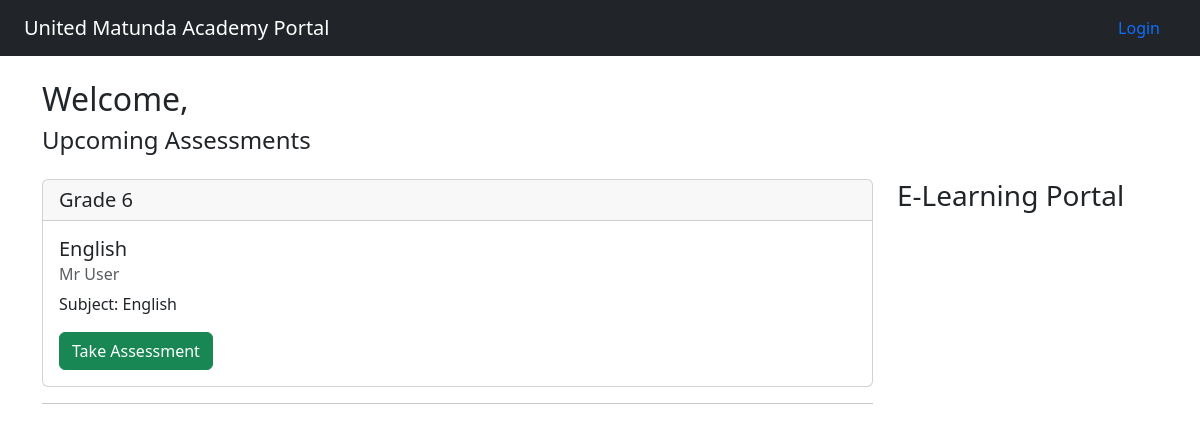
The page /assessment/ on the database as committed earlier.
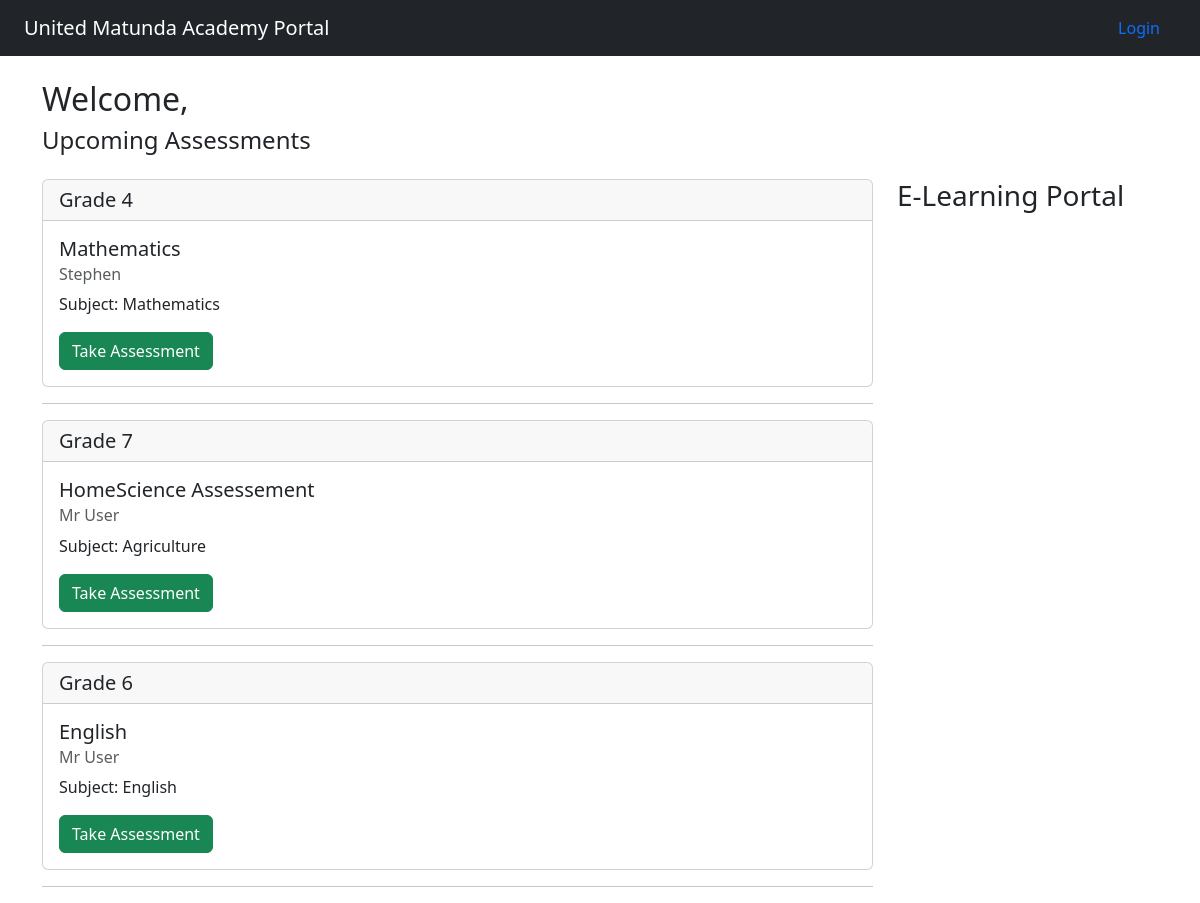
The same page on the database as committed later.
### Assessments/models.py (models this page shows, shortened)
class Assessment(models.Model):
    title = models.CharField(max_length=255)
    user = models.ForeignKey(User,  on_delete=models.CASCADE, blank=True, null=True)
    grade = models.ForeignKey(Grade, related_name='grade_assessments', on_delete=models.CASCADE)
    subject = models.ForeignKey(Subject, on_delete=models.CASCADE)
    teacher = models.CharField(max_length=250)
    scheduled_date = models.DateTimeField()
    duration_minutes = models.PositiveIntegerField()
    created = models.DateTimeField(auto_now_add=True)
    description = models.TextField(blank=True, null=True)
    is_published = models.BooleanField(default=False)
    done = models.BooleanField(default=False)
    class Meta:
        ordering = ('-created',)

### Subjects/models.py (models this page shows, shortened)
class Grade(models.Model):
    name = models.CharField(max_length=250)
    def __str__(self):
        return f"{self.name}"

class Subject(models.Model):
    name = models.CharField(max_length=250)

### Assessments/views.py (the view)
# urls.py: path('', views.Home, name='assessment_home'),
def Home(request):
    assessments = Assessment.objects.filter(is_published=True)
    return render(request, 'assessment_home_page.html', {'assessments': assessments})

### Assessments/templates/assessment_home_page.html (shortened to what this page needs)
{% extends 'base.html' %}
{% block content %}
<h2>Welcome, {{ user.get_full_name }}</h2>
<h4>Upcoming Assessments</h4>
<div class="row mt-4">
    <div class="col-md-9">
        <ul class="list-group">
            {% for a in assessments %}
                <div class="card">
                  <h5 class="card-header">{{ a.grade }}</h5>
                  <div class="card-body">
                    <h5 class="card-title">{{ a.title }}</h5>
                      <h6 class="card-subtitle mb-2 text-muted">{{ a.teacher }}</h6>
                    <p class="card-text">Subject: {{ a.subject.name }}</p>
                    <a href="{% url 'take_assessment' a.id %}" class="btn btn-success">Take Assessment</a>
                  </div>
                </div>
                <hr>
            {% empty %}
                <li class="list-group-item">No upcoming assessments.</li>
            {% endfor %}
        </ul>
    </div>
    <div class="col-md-3">
        <h3>E-Learning Portal</h3>
    </div>
</div>
{% endblock %}

### Assessments/templates/base.html (shortened to what this page needs)
<!DOCTYPE html>
<html lang="en">
<head>
    <link rel="stylesheet" href="https://cdn.jsdelivr.net/npm/bootstrap@5.3.0/dist/css/bootstrap.min.css">
</head>
<body>
    <nav class="navbar navbar-dark bg-dark px-4">
        <a class="navbar-brand text-white" href="{% url 'home_page'%}">United Matunda Academy Portal</a>
        <ul class="nav justify-content-end">
            {% if user.is_authenticated %}
                <li>
                    <a class="nav-link" href="{% url 'dashboard' %}">Exam Dashboard</a>
                </li>
                <li>
                    <a class="nav-link" href="{% url 'elearning_home' %}">Manage Elearning</a>
                </li>
                <li class="nav-item">
                    <a class="nav-link active" aria-current="page" href="#"><span>Hello, {{ user.username }}</span></a>
                </li>
                <li class="nav-item">
                    <a class="nav-link" href="{% url 'logout' %}">Logout</a>
                </li>
            {% else %}
                <li class="nav-item">
                    <a class="nav-link" href="{% url 'login' %}">Login</a>
                </li>
            {% endif %}
        </ul>
    </nav>
    <main class="container mt-4">
        {% block content %}{% endblock %}
    </main>
</body>
</html>

Rows that differ between the two databases and show on the page:
added Assessment: grade "Grade 4", title "Mathematics", teacher "Stephen", subject.name "Mathematics"
now on this page (row edited): Assessment: grade "Grade 7", title "HomeScience Assessement", teacher "Mr User", subject.name "Agriculture"
